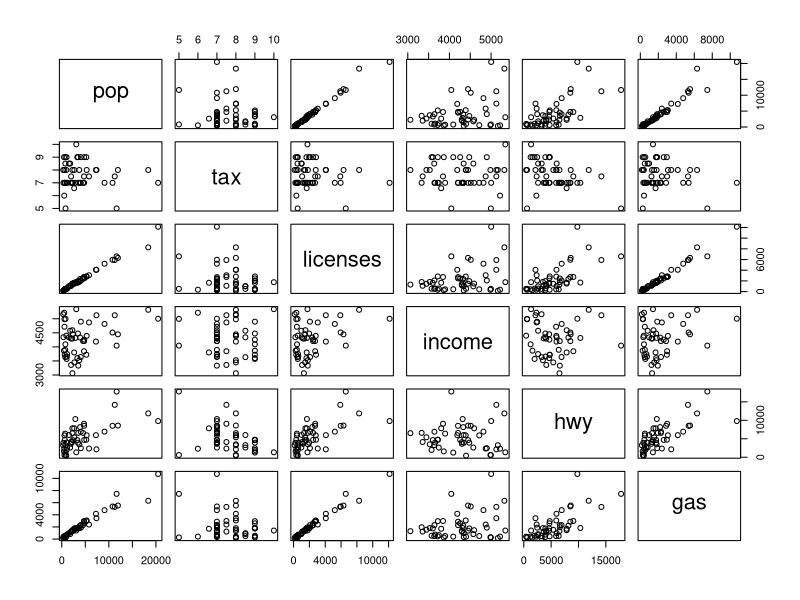
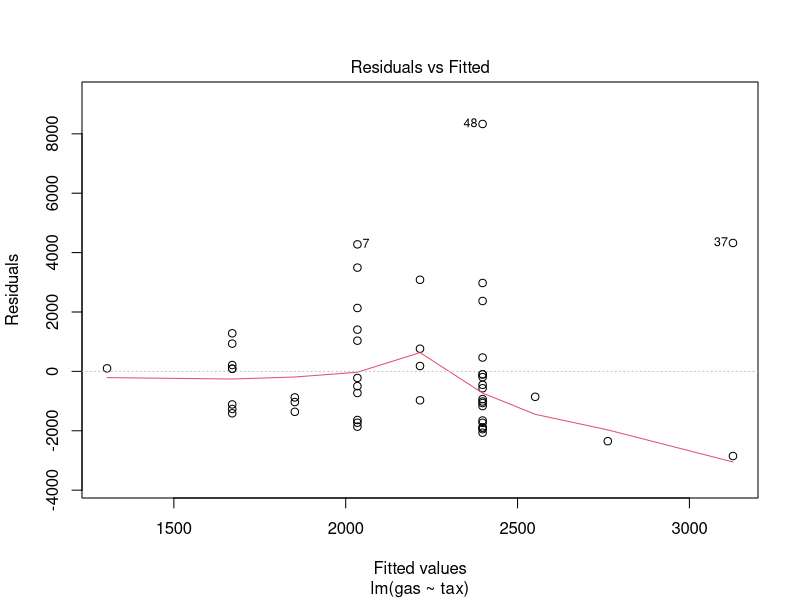
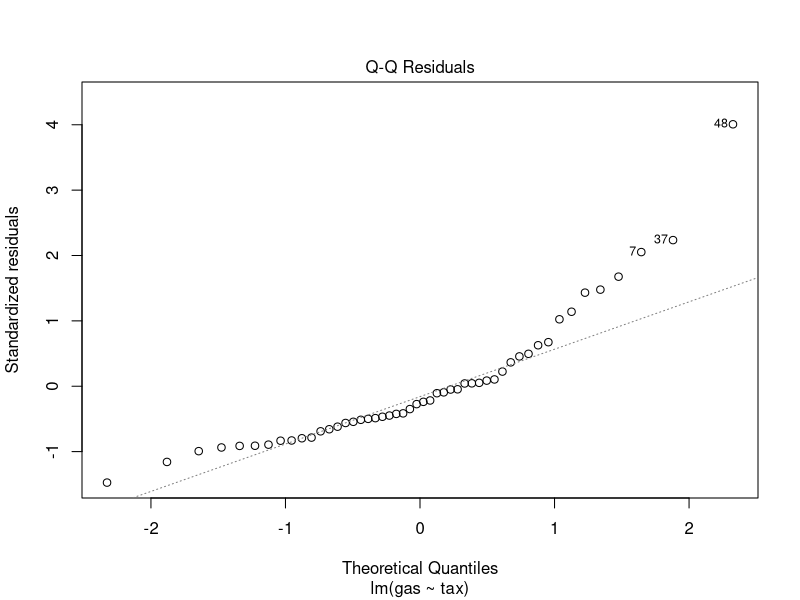
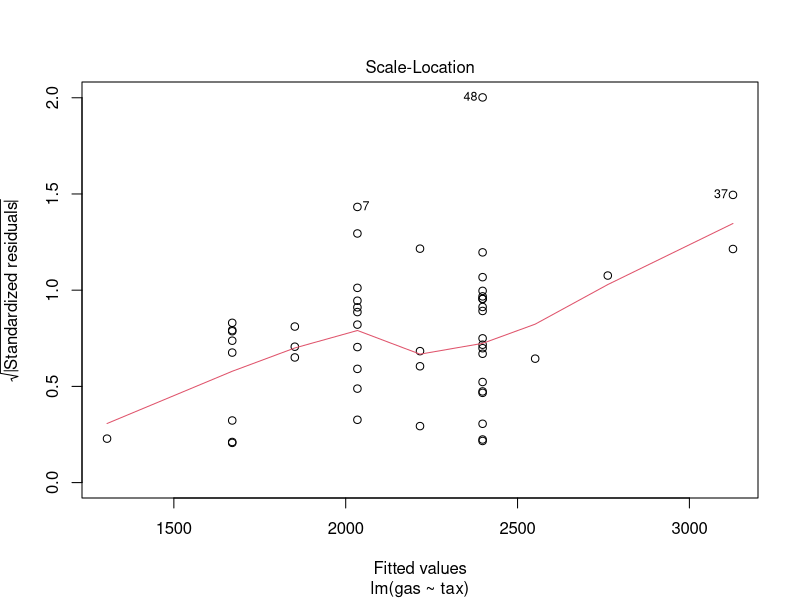
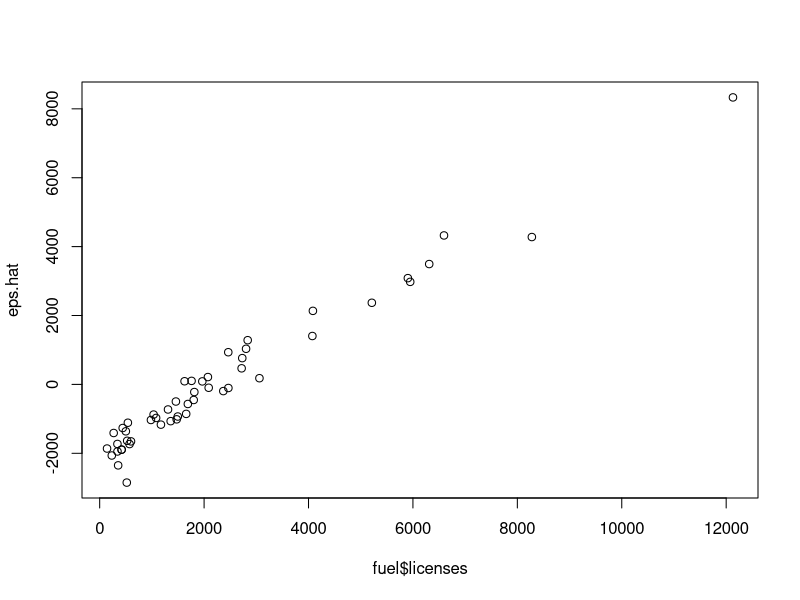

Here is the R script that generated these plots, in order:
## ---- chunk 1
knitr::opts_chunk$set(echo = TRUE)

## ---- chunk 2
library(tidyverse) # imports a set of the "basic" tidyverse packages (including tidyr and dplyr)
library(magrittr) # imports a code pipe %>%
## ---- chunk 3
x = 1:10
y = rnorm(length(x),mean=x)
mean(x)
x %>% mean

x %>% mean %>% cos

cov(x,y)
x %>% cov(y)
x %>% cov(.,y)
## ---- chunk 4
z = x
z %<>% mean
z
## ---- chunk 5
# The dataset below contains data for the 50 states, including 
# 1971 population in thousands (pop), 
# 1972 gasoline tax in cents per gallon (tax), 
# thousands of licensed drivers 1971 (licenses), 
# per capita income in dollars (income), 
# thousands of miles of federally funded highways in 1971 (hwy) 
# total 1972 fuel consumption in millions of gallons (gas)

fuel = read.csv('../../data/fuel.csv')
fuel %<>% drop_na

fuel %>% head
fuel %>% dplyr::select(-state) %>% pairs 
## ---- chunk 6
slr = lm(gas~tax, data=fuel)

summary(slr)
plot(slr,which=c(1,2,3))
## ---- chunk 7
eps.hat = resid(slr)
plot(fuel$licenses,eps.hat)

resid.mod.licenses = lm(eps.hat~fuel$licenses)
summary(resid.mod.licenses)
## ---- chunk 8
mlr = lm(gas~tax+licenses, data=fuel)
summary(mlr)
## ---- chunk 9
slr
resid.mod.licenses # SLR on residuals
mlr
## ---- chunk 10
# our whole model is not trash:
summary(mlr)
## ---- chunk 11
summary(resid.mod.licenses)
summary(mlr)
## ---- chunk 12
center.scale = function(x){
  x.bar = mean(x)
  s.x = sd(x)
  return((x-x.bar)/s.x)
}

# dplyr's `mutate` function adds new variables to a dataframe
fuel %<>% dplyr::mutate(
  tax.scaled=center.scale(tax),
  licenses.scaled=center.scale(licenses)
  )

mlr.scaled = lm(gas~tax.scaled+licenses.scaled, data=fuel)

summary(mlr)
summary(mlr.scaled)
